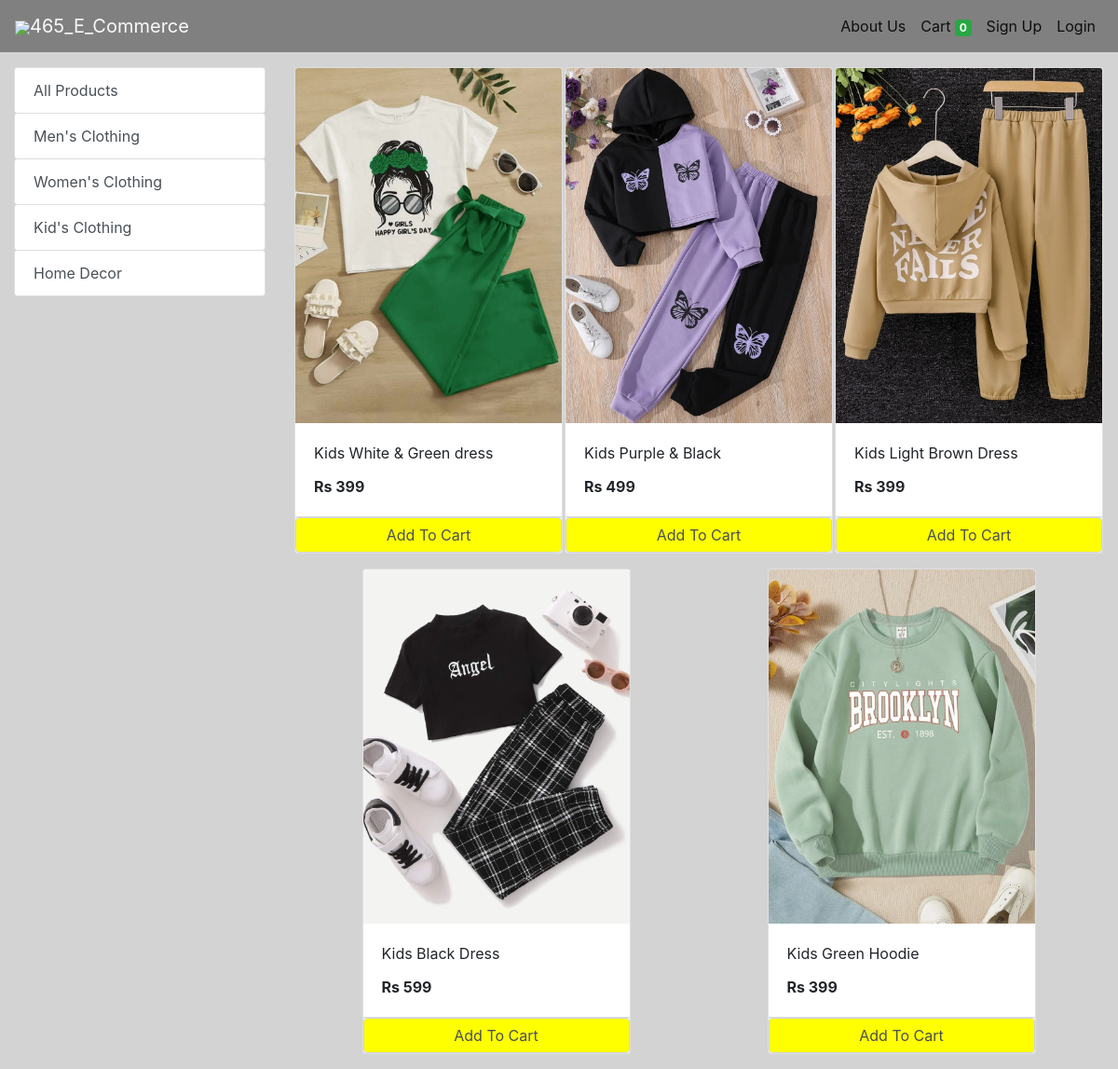
Screenshot of /store?category=3 with the database file from the repository.
### store/models.py (models this page shows, shortened)
class Category(models.Model):
    name= models.CharField(max_length=50)
    @staticmethod
    def get_all_categories():
        return Category.objects.all()

class Products(models.Model):
    name = models.CharField(max_length=60)
    price= models.IntegerField(default=0)
    category= models.ForeignKey(Category,on_delete=models.CASCADE,default=1 )
    description= models.CharField(max_length=250, default='', blank=True, null= True)
    image= models.ImageField(upload_to='uploads/products/')
    @staticmethod
    def get_all_products_by_categoryid(category_id):
        if category_id:
            return Products.objects.filter (category=category_id)
        else:
            return Products.get_all_products()

### store/views.py (the view)
# urls.py: path('' , include('store.urls')),
def store(request):
    cart = request.session.get('cart')
    if not cart:
        request.session['cart'] = {}
    products = None
    categories = Category.get_all_categories()
    categoryID = request.GET.get('category')
    if categoryID:
        products = Products.get_all_products_by_categoryid(categoryID)
    else:
        products = Products.get_all_products()
    data = {}
    data['products'] = products
    data['categories'] = categories
    return render(request, 'index.html', data)

### store/templatetags/cart.py (called while the page is built)
@register.filter (name='is_in_cart')
def is_in_cart(product, cart):
    keys = cart.keys ()
    for id in keys:
        if int (id) == product.id:
            return True
    return False

### store/templatetags/custom_filter.py (called while the page is built)
@register.filter(name='currency')
def currency(number):
    return "Rs "+str(number)

### templates/index.html (shortened to what this page needs)
{% extends 'navbar.html' %}
{% block content %}
{% load cart %}
{% load custom_filter %}
<div class="container-fluid mt-3">
	<div class="row">
		<div class="col-lg-3 mx-auto">
			<div class="list-group">
				<a href="/" class="list-group-item list-group-item-action btn btn-warning">All Products</a>
				{% for category in categories %}
				<a href="/?category={{category.id}}"
					class="list-group-item list-group-item-action btn btn-warning ">{{category.name}}</a>
				{% endfor %}
			</div>
		</div>
		<div id='products' class="col-lg-9 mx-auto">
			<div class="row mx-auto">
				{% for product in products %}
				<div class="card mx-auto mb-3" id={{product.id}} style="width: 18rem;">
					<img class="card-img-top" src="{{product.image.url}}" alt="Card image cap">
					<div class="card-body">
						<p class="card-title">{{product.name}}</p>
						<p class="card-text"><b>{{product.price|currency}}</b></p>
					</div>
					<div class="card-footer p-0 no-gutters">
						{% if product|is_in_cart:request.session.cart %}
						<div class="row no-gutters">
							<form action="/#{{product.id}}" class="col-2 " method="post">
								{% csrf_token %}
								<input hidden type="text" name='product' value='{{product.id}}'>
								<input hidden type="text" name='remove' value='True'>
								<input type="submit" value=" - " style=" background-color:red" class=" border-right">
							</form>
							<div class="text-center col btn btn-default-color ">{{product|cart_quantity:request.session.cart}} in-Cart</div>
							<form action="/#{{product.id}}" class="col-2 " method="post">
								{% csrf_token %}
								<input hidden type="text" name='product' value='{{product.id}}'>
								<input type="submit" value=" + "  style=" background-color:green" class="btn  border-left">
							</form>
						</div>
						{% else %}
						<form action="/#{{product.id}}" method="POST" class="btn-block">
							<input type="submit"  style=" background-color:yellow" class="float-right secondary-color-dark z-depth-2 form-control"
								value="Add To Cart">
						</form>
						{% endif %}
					</div>
				</div>
				{% endfor %}
			</div>
		</div>
	</div>
</div>
{% endblock %}

### rows the page displays
Category: name "Men's Clothing"
Category: name "Women's Clothing"
Category: name "Kid's Clothing"
Category: name "Home Decor"
Products: image (picture), name "Kids White & Green dress", price "Rs 399"
Products: image (picture), name "Kids Purple & Black", price "Rs 499"
Products: image (picture), name "Kids Light Brown Dress", price "Rs 399"
Products: image (picture), name "Kids Black Dress", price "Rs 599"
Products: {{ product.id }} 18 (drawn), image (picture), name "Kids Green Hoodie", price "Rs 399"

### other values shown
{{ request.session.cart.keys|length }} "0"
